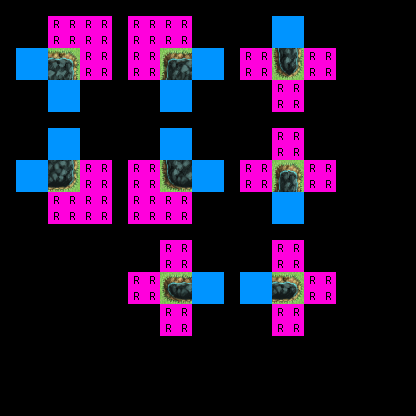

The image is a tile-based game level rendered from a .tmx file. Its description and complete source (layers, tilesets, objects, tile grids) follow:
An orthogonal 26x26 tile map with 16x16 px tiles, 3 tile layers (regions, input_set, output_under1 ground), 1 hidden layer not drawn, 4 tilesets.

<map version="1.0" orientation="orthogonal" renderorder="right-down" width="26" height="26" tilewidth="16" tileheight="16" nextobjectid="10">
 <properties>
  <property name="NoOverlappingRules" value="true" />
 </properties>
 <tileset firstgid="1" name="rules_ersin_forest" tilewidth="16" tileheight="16" tilecount="35" columns="7">
  <image source="../tilesets/rules_ersin_forest.png" width="120" height="90" />
 </tileset>
 <tileset firstgid="36" source="../tilesets/outside_a1.tsx" />
 <tileset firstgid="804" name="outside_a2" tilewidth="16" tileheight="16" tilecount="768" columns="32">
  <image source="../tilesets/outside_a2.png" width="512" height="384" />
 </tileset>
 <tileset firstgid="1572" name="outside_a4" tilewidth="16" tileheight="16" tilecount="960" columns="32">
  <image source="../tilesets/outside_a4.png" width="512" height="480" />
 </tileset>
 <layer name="regions" width="26" height="26">
  <data encoding="csv">
0,0,0,0,0,0,0,0,0,0,0,0,0,0,0,0,0,0,0,0,0,0,0,0,0,0,
0,0,0,1,1,1,1,0,1,1,1,1,0,0,0,0,0,1,1,0,0,0,0,0,0,0,
0,0,0,1,1,1,1,0,1,1,1,1,0,0,0,0,0,1,1,0,0,0,0,0,0,0,
0,1,1,1,1,1,1,0,1,1,1,1,1,1,0,1,1,1,1,1,1,0,0,0,0,0,
0,1,1,1,1,1,1,0,1,1,1,1,1,1,0,1,1,1,1,1,1,0,0,0,0,0,
0,0,0,1,1,0,0,0,0,0,1,1,0,0,0,0,0,1,1,0,0,0,0,0,0,0,
0,0,0,1,1,0,0,0,0,0,1,1,0,0,0,0,0,1,1,0,0,0,0,0,0,0,
0,0,0,0,0,0,0,0,0,0,0,0,0,0,0,0,0,0,0,0,0,0,0,0,0,0,
0,0,0,1,1,0,0,0,0,0,1,1,0,0,0,0,0,1,1,0,0,0,0,0,0,0,
0,0,0,1,1,0,0,0,0,0,1,1,0,0,0,0,0,1,1,0,0,0,0,0,0,0,
0,1,1,1,1,1,1,0,1,1,1,1,1,1,0,1,1,1,1,1,1,0,0,0,0,0,
0,1,1,1,1,1,1,0,1,1,1,1,1,1,0,1,1,1,1,1,1,0,0,0,0,0,
0,0,0,1,1,1,1,0,1,1,1,1,0,0,0,0,0,1,1,0,0,0,0,0,0,0,
0,0,0,1,1,1,1,0,1,1,1,1,0,0,0,0,0,1,1,0,0,0,0,0,0,0,
0,0,0,0,0,0,0,0,0,0,0,0,0,0,0,0,0,0,0,0,0,0,0,0,0,0,
0,0,0,0,0,0,0,0,0,0,1,1,0,0,0,0,0,1,1,0,0,0,0,0,0,0,
0,0,0,0,0,0,0,0,0,0,1,1,0,0,0,0,0,1,1,0,0,0,0,0,0,0,
0,0,0,0,0,0,0,0,1,1,1,1,1,1,0,1,1,1,1,1,1,0,0,0,0,0,
0,0,0,0,0,0,0,0,1,1,1,1,1,1,0,1,1,1,1,1,1,0,0,0,0,0,
0,0,0,0,0,0,0,0,0,0,1,1,0,0,0,0,0,1,1,0,0,0,0,0,0,0,
0,0,0,0,0,0,0,0,0,0,1,1,0,0,0,0,0,1,1,0,0,0,0,0,0,0,
0,0,0,0,0,0,0,0,0,0,0,0,0,0,0,0,0,0,0,0,0,0,0,0,0,0,
0,0,0,0,0,0,0,0,0,0,0,0,0,0,0,0,0,0,0,0,0,0,0,0,0,0,
0,0,0,0,0,0,0,0,0,0,0,0,0,0,0,0,0,0,0,0,0,0,0,0,0,0,
0,0,0,0,0,0,0,0,0,0,0,0,0,0,0,0,0,0,0,0,0,0,0,0,0,0,
0,0,0,0,0,0,0,0,0,0,0,0,0,0,0,0,0,0,0,0,0,0,0,0,0,0
</data>
 </layer>
 <layer name="input_set" width="26" height="26">
  <data encoding="csv">
0,0,0,0,0,0,0,0,0,0,0,0,0,0,0,0,0,0,0,0,0,0,0,0,0,0,
0,0,0,0,0,0,0,0,0,0,0,0,0,0,0,0,0,24,24,0,0,0,0,0,0,0,
0,0,0,0,0,0,0,0,0,0,0,0,0,0,0,0,0,24,24,0,0,0,0,0,0,0,
0,24,24,24,24,0,0,0,0,0,24,24,24,24,0,0,0,24,24,0,0,0,0,0,0,0,
0,24,24,24,24,0,0,0,0,0,24,24,24,24,0,0,0,24,24,0,0,0,0,0,0,0,
0,0,0,24,24,0,0,0,0,0,24,24,0,0,0,0,0,0,0,0,0,0,0,0,0,0,
0,0,0,24,24,0,0,0,0,0,24,24,0,0,0,0,0,0,0,0,0,0,0,0,0,0,
0,0,0,0,0,0,0,0,0,0,0,0,0,0,0,0,0,0,0,0,0,0,0,0,0,0,
0,0,0,24,24,0,0,0,0,0,24,24,0,0,0,0,0,0,0,0,0,0,0,0,0,0,
0,0,0,24,24,0,0,0,0,0,24,24,0,0,0,0,0,0,0,0,0,0,0,0,0,0,
0,24,24,24,24,0,0,0,0,0,24,24,24,24,0,0,0,24,24,0,0,0,0,0,0,0,
0,24,24,24,24,0,0,0,0,0,24,24,24,24,0,0,0,24,24,0,0,0,0,0,0,0,
0,0,0,0,0,0,0,0,0,0,0,0,0,0,0,0,0,24,24,0,0,0,0,0,0,0,
0,0,0,0,0,0,0,0,0,0,0,0,0,0,0,0,0,24,24,0,0,0,0,0,0,0,
0,0,0,0,0,0,0,0,0,0,0,0,0,0,0,0,0,0,0,0,0,0,0,0,0,0,
0,0,0,0,0,0,0,0,0,0,0,0,0,0,0,0,0,0,0,0,0,0,0,0,0,0,
0,0,0,0,0,0,0,0,0,0,0,0,0,0,0,0,0,0,0,0,0,0,0,0,0,0,
0,0,0,0,0,0,0,0,0,0,24,24,24,24,0,24,24,24,24,0,0,0,0,0,0,0,
0,0,0,0,0,0,0,0,0,0,24,24,24,24,0,24,24,24,24,0,0,0,0,0,0,0,
0,0,0,0,0,0,0,0,0,0,0,0,0,0,0,0,0,0,0,0,0,0,0,0,0,0,
0,0,0,0,0,0,0,0,0,0,0,0,0,0,0,0,0,0,0,0,0,0,0,0,0,0,
0,0,0,0,0,0,0,0,0,0,0,0,0,0,0,0,0,0,0,0,0,0,0,0,0,0,
0,0,0,0,0,0,0,0,0,0,0,0,0,0,0,0,0,0,0,0,0,0,0,0,0,0,
0,0,0,0,0,0,0,0,0,0,0,0,0,0,0,0,0,0,0,0,0,0,0,0,0,0,
0,0,0,0,0,0,0,0,0,0,0,0,0,0,0,0,0,0,0,0,0,0,0,0,0,0,
0,0,0,0,0,0,0,0,0,0,0,0,0,0,0,0,0,0,0,0,0,0,0,0,0,0
</data>
 </layer>
 <layer name="inputnot_set" width="26" height="26" visible="0">
  <data encoding="csv">
0,0,0,0,0,0,0,0,0,0,0,0,0,0,0,0,0,0,0,0,0,0,0,0,0,0,
0,0,0,24,24,24,24,0,24,24,24,24,0,0,0,0,0,0,0,0,0,0,0,0,0,0,
0,0,0,24,24,24,24,0,24,24,24,24,0,0,0,0,0,0,0,0,0,0,0,0,0,0,
0,0,0,0,0,24,24,0,24,24,0,0,0,0,0,24,24,0,0,24,24,0,0,0,0,0,
0,0,0,0,0,24,24,0,24,24,0,0,0,0,0,24,24,0,0,24,24,0,0,0,0,0,
0,0,0,0,0,0,0,0,0,0,0,0,0,0,0,0,0,24,24,0,0,0,0,0,0,0,
0,0,0,0,0,0,0,0,0,0,0,0,0,0,0,0,0,24,24,0,0,0,0,0,0,0,
0,0,0,0,0,0,0,0,0,0,0,0,0,0,0,0,0,0,0,0,0,0,0,0,0,0,
0,0,0,0,0,0,0,0,0,0,0,0,0,0,0,0,0,24,24,0,0,0,0,0,0,0,
0,0,0,0,0,0,0,0,0,0,0,0,0,0,0,0,0,24,24,0,0,0,0,0,0,0,
0,0,0,0,0,24,24,0,24,24,0,0,0,0,0,24,24,0,0,24,24,0,0,0,0,0,
0,0,0,0,0,24,24,0,24,24,0,0,0,0,0,24,24,0,0,24,24,0,0,0,0,0,
0,0,0,24,24,24,24,0,24,24,24,24,0,0,0,0,0,0,0,0,0,0,0,0,0,0,
0,0,0,24,24,24,24,0,24,24,24,24,0,0,0,0,0,0,0,0,0,0,0,0,0,0,
0,0,0,0,0,0,0,0,0,0,0,0,0,0,0,0,0,0,0,0,0,0,0,0,0,0,
0,0,0,0,0,0,0,0,0,0,24,24,0,0,0,0,0,24,24,0,0,0,0,0,0,0,
0,0,0,0,0,0,0,0,0,0,24,24,0,0,0,0,0,24,24,0,0,0,0,0,0,0,
0,0,0,0,0,0,0,0,24,24,0,0,0,0,0,0,0,0,0,24,24,0,0,0,0,0,
0,0,0,0,0,0,0,0,24,24,0,0,0,0,0,0,0,0,0,24,24,0,0,0,0,0,
0,0,0,0,0,0,0,0,0,0,24,24,0,0,0,0,0,24,24,0,0,0,0,0,0,0,
0,0,0,0,0,0,0,0,0,0,24,24,0,0,0,0,0,24,24,0,0,0,0,0,0,0,
0,0,0,0,0,0,0,0,0,0,0,0,0,0,0,0,0,0,0,0,0,0,0,0,0,0,
0,0,0,0,0,0,0,0,0,0,0,0,0,0,0,0,0,0,0,0,0,0,0,0,0,0,
0,0,0,0,0,0,0,0,0,0,0,0,0,0,0,0,0,0,0,0,0,0,0,0,0,0,
0,0,0,0,0,0,0,0,0,0,0,0,0,0,0,0,0,0,0,0,0,0,0,0,0,0,
0,0,0,0,0,0,0,0,0,0,0,0,0,0,0,0,0,0,0,0,0,0,0,0,0,0
</data>
 </layer>
 <layer name="output_under1 ground" width="26" height="26">
  <data encoding="csv">
0,0,0,0,0,0,0,0,0,0,0,0,0,0,0,0,0,0,0,0,0,0,0,0,0,0,
0,0,0,0,0,0,0,0,0,0,0,0,0,0,0,0,0,0,0,0,0,0,0,0,0,0,
0,0,0,0,0,0,0,0,0,0,0,0,0,0,0,0,0,0,0,0,0,0,0,0,0,0,
0,0,0,102,103,0,0,0,0,0,100,101,0,0,0,0,0,164,167,0,0,0,0,0,0,0,
0,0,0,134,135,0,0,0,0,0,132,133,0,0,0,0,0,196,199,0,0,0,0,0,0,0,
0,0,0,0,0,0,0,0,0,0,0,0,0,0,0,0,0,0,0,0,0,0,0,0,0,0,
0,0,0,0,0,0,0,0,0,0,0,0,0,0,0,0,0,0,0,0,0,0,0,0,0,0,
0,0,0,0,0,0,0,0,0,0,0,0,0,0,0,0,0,0,0,0,0,0,0,0,0,0,
0,0,0,0,0,0,0,0,0,0,0,0,0,0,0,0,0,0,0,0,0,0,0,0,0,0,
0,0,0,0,0,0,0,0,0,0,0,0,0,0,0,0,0,0,0,0,0,0,0,0,0,0,
0,0,0,166,167,0,0,0,0,0,164,165,0,0,0,0,0,100,103,0,0,0,0,0,0,0,
0,0,0,198,199,0,0,0,0,0,196,197,0,0,0,0,0,132,135,0,0,0,0,0,0,0,
0,0,0,0,0,0,0,0,0,0,0,0,0,0,0,0,0,0,0,0,0,0,0,0,0,0,
0,0,0,0,0,0,0,0,0,0,0,0,0,0,0,0,0,0,0,0,0,0,0,0,0,0,
0,0,0,0,0,0,0,0,0,0,0,0,0,0,0,0,0,0,0,0,0,0,0,0,0,0,
0,0,0,0,0,0,0,0,0,0,0,0,0,0,0,0,0,0,0,0,0,0,0,0,0,0,
0,0,0,0,0,0,0,0,0,0,0,0,0,0,0,0,0,0,0,0,0,0,0,0,0,0,
0,0,0,0,0,0,0,0,0,0,100,101,0,0,0,0,0,102,103,0,0,0,0,0,0,0,
0,0,0,0,0,0,0,0,0,0,196,197,0,0,0,0,0,198,199,0,0,0,0,0,0,0,
0,0,0,0,0,0,0,0,0,0,0,0,0,0,0,0,0,0,0,0,0,0,0,0,0,0,
0,0,0,0,0,0,0,0,0,0,0,0,0,0,0,0,0,0,0,0,0,0,0,0,0,0,
0,0,0,0,0,0,0,0,0,0,0,0,0,0,0,0,0,0,0,0,0,0,0,0,0,0,
0,0,0,0,0,0,0,0,0,0,0,0,0,0,0,0,0,0,0,0,0,0,0,0,0,0,
0,0,0,0,0,0,0,0,0,0,0,0,0,0,0,0,0,0,0,0,0,0,0,0,0,0,
0,0,0,0,0,0,0,0,0,0,0,0,0,0,0,0,0,0,0,0,0,0,0,0,0,0,
0,0,0,0,0,0,0,0,0,0,0,0,0,0,0,0,0,0,0,0,0,0,0,0,0,0
</data>
 </layer>
</map>
